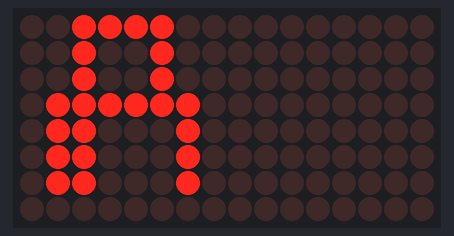
Recording of a sketch running on a simulated Arduino Uno, built with avr-gcc and run on an emulated ATmega328P. On the bench: 16×8 LED matrix.

Above: at 0.1 s.
At 1.1 s:
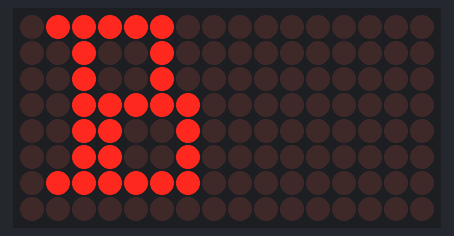
At 2.1 s:
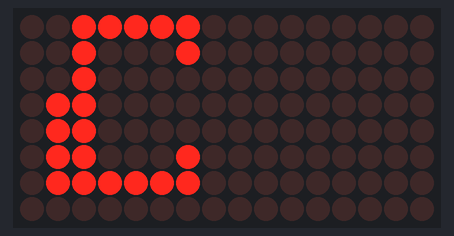

Measured:
- by itself, everything shown: repeats every 3.0 s, in 3 steps
- what the display in image 1 shows lasts 1.0 s, from 1.0 s to 2.0 s

The sketch:

Tugas_4_-_Project_3.ino
```cpp
#include "LedControl.h"
LedControl lc=LedControl(12,11,10,2); // Pins: DIN,CLK,CS, # of Display connected
unsigned long delayTime=200; // Delay between Frames
// Put values in arrays
byte hurufA[] = {0x3C,0x24,0x24,0x7E,0x62,0x62,0x62,0x00};
byte hurufB[] = {0x7C,0x24,0x24,0x3E,0x32,0x32,0x7E,0x00};
byte hurufC[] =
{
 B00111110, // First frame of invader #1
 B00100010,
 B00100000,
 B01100000,
 B01100000,
 B01100010,
 B01111110,
 B00000000
};
void setup()
{
 lc.shutdown(0,false); // Wake up displays
 lc.setIntensity(0,2); // Set intensity levels
 lc.clearDisplay(0); // Clear Displays
}

// Take values in Arrays and Display them
void A()
{
 for (int i = 0; i < 8; i++)
 {
 lc.setRow(0,i,hurufA[i]);
 }
}
void B()
{
 for (int i = 0; i < 8; i++)
 {
 lc.setRow(0,i,hurufB[i]);
 }
}
void C()
{
 for (int i = 0; i < 8; i++)
 {
 lc.setRow(0,i,hurufC[i]);
 }
}
void loop()
{
// Put #1 frame on both Display
 A();
 delay(1000);
 //lc.clearDisplay(0);
 B();
 delay(1000);
 C();
 delay(1000);

}
```
